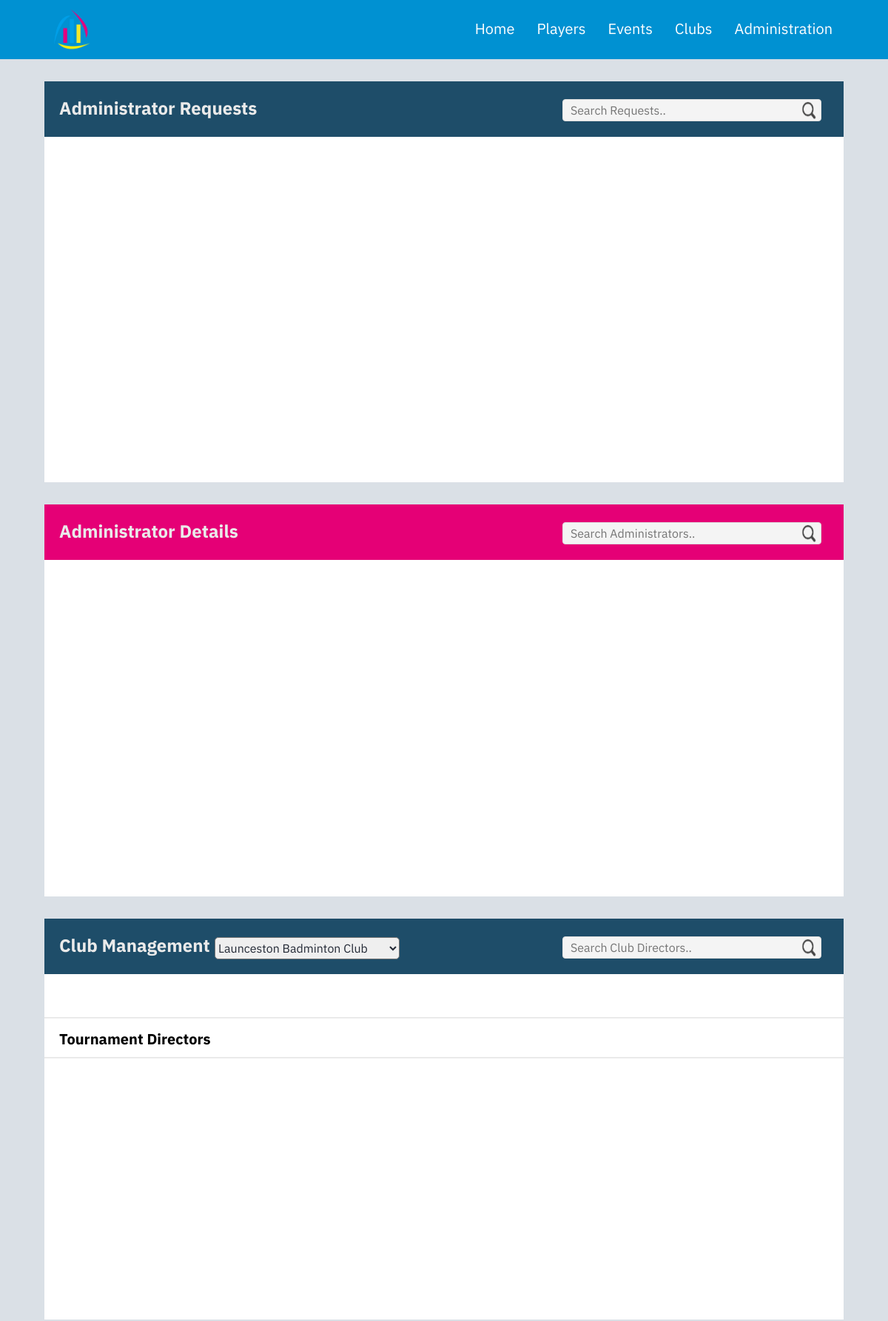
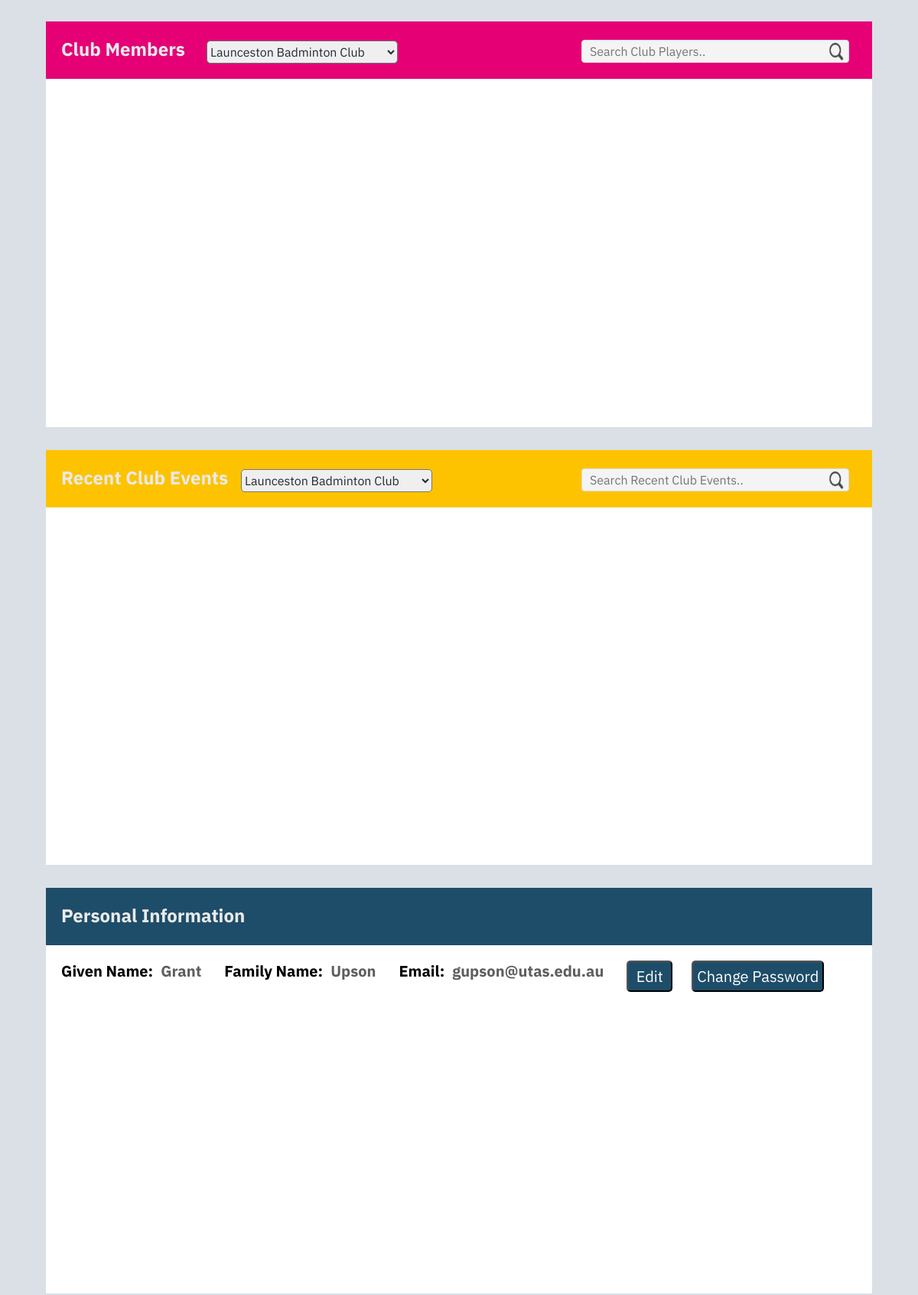
Screenshot of /account.php (signed in, upper part) with the database file from the repository (2 pictures, top to bottom).
### tables this page shows
CREATE TABLE IF NOT EXISTS `account` (
  `account_id` INT NOT NULL UNIQUE AUTO_INCREMENT,
  `given_name` VARCHAR(45) NOT NULL,
  `family_name` VARCHAR(45) NOT NULL,
  `organisation` VARCHAR(90) NOT NULL,
  `email` VARCHAR(75) NOT NULL UNIQUE,
  `password` VARCHAR(255) NOT NULL,
  `token` VARCHAR(45),
  `token_expiration_date` DATETIME DEFAULT CURRENT_TIMESTAMP,
  `access_level` TINYINT NOT NULL DEFAULT '2' CHECK (access_level IN ('0', '1', '2')),
  `date_created` DATETIME NOT NULL DEFAULT CURRENT_TIMESTAMP,
  `active` VARCHAR(1) NOT NULL DEFAULT 'N',
  PRIMARY KEY (`account_id`)
);

### classes/database.php (called while the page is built, shortened)
<?php
class Database
{
	private $connection;
	public function __construct()
	{
		$configuration = parse_ini_file("./configurations/config.ini");
		try
		{
			$dsn = "mysql:host=".$configuration["hostname"].";dbname=".$configuration["databaseName"].";charset=".$configuration["charset"];
			$this->connection = new PDO($dsn, $configuration["username"], $configuration["password"]);
			$this->connection->setAttribute(PDO::ATTR_ERRMODE, PDO::ERRMODE_EXCEPTION);
		}
		catch(PDOException $exception)
		{
			echo "Database connection failed. Contact the server administrator";
		}
	}
	public function query($query, $parameters = NULL)
	{
		try
		{
			$result = $this->connection->prepare($query);
			$result->execute($parameters);
		}
		catch(PDOException $exception)
		{
		}
		return $result;
	}
}
?>

### includes/initialize.php (called while the page is built, shortened)
<?php
    require("./classes/database.php");
    require("./classes/account.php");
    require("./classes/content-manager.php");
    $database = new Database();
    $account = new Account($database);
    $contentManager = new ContentManager($database);
?>

### classes/account.php (called while the page is built, shortened)
<?php
class Account
{
	private $database;
	private $accountId;
	public function __construct($database)
	{
		$this->database = $database;
		if(isset($_SESSION["accountId"]))
		{
			$this->accountId = $_SESSION["accountId"];
		}
	}
	public function getAccessLevel()
	{
		$query = "SELECT access_level FROM account WHERE account_id = ?";
		$result = $this->database->query($query, [$this->accountId])->fetch();
		return $result["access_level"];
	}
	public function getAccountDetails()
	{
		$query = "SELECT account.account_id, account.given_name, account.family_name, account.email FROM account where account.account_id = ?";
		$result = $this->database->query($query, [$this->accountId])->fetch();
		return $result;
	}
}
?>

### classes/content-manager.php (called while the page is built, shortened)
<?php
class ContentManager
{
	private $database;
	public function __construct($database)
	{
		$this->database = $database;
	}
	public function getAllClubs()
	{
		$query = "SELECT club.club_id, club.name FROM club";
		$result = $this->database->query($query, null);
		return $result;
	}
}
?>

### account.php (the view, shortened to what this page needs)
<?php
    include("./includes/header.php");
    include("./includes/navigation.php");
?>
<article id="account-page-article">
<?php
	if($account->getAccessLevel() < 2)
	{
		echo ' <div id="account-container-requests">
			       <div id="account-requests-section">
				       <div id="requests-header" class="account-page-header">
						   <h2>Administrator Requests</h2>
						   <div class="account-searchbar-container">
							   <input type="text" name="account-requests-searchbar" class="account-input-fields" id="requests-searchbar" placeholder="Search Requests.."/>
							   <input type="image" src="./resources/images/search-icon.png" class="account-search-buttons" id="account-search-requests-button"/>
						   </div>
					   </div>
					   <div id="account-requests-information"> </div>
					   <div id="account-confirm-requests-submission"> </div>
				   </div>
			   </div>
			   <div id="account-container-administration">
				   <div id="account-administration-section">
					   <div id="administration-header" class="account-page-header">
						   <h2>Administrator Details</h2>
						   <div class="account-searchbar-container">
							   <input type="text" name="account-administration-searchbar" class="account-input-fields" id="administration-searchbar" placeholder="Search Administrators.."/>
							   <input type="image" src="./resources/images/search-icon.png" class="account-search-buttons" id="account-search-administrators-button"/>
						   </div>
					   </div>
					   <div id="account-administrator-information"> </div>
					   <div id="account-remove-administrators-submission"> </div>
				   </div>
			   </div>';
	}
?>
<div id="account-container-clubs">
	<div id="account-club-section">
		<div id="clubs-header" class="account-page-header">
			<h2>Club Management</h2>
			<?php
				$tableOutput = "";
				if($account->getAccessLevel() < 2)
				{
					$tableOutput .= "<select name='Club' id='admin-change-club'>";
					$clubs = $contentManager->getAllClubs();
					while ($club = $clubs->fetch())
					{
						$tableOutput .= "<option value=\"".$club["club_id"]."\">".$club["name"]."</option>";
					}
					$tableOutput .= "</select>";
					echo $tableOutput;
				}
			?>
			<div class="account-searchbar-container">
				<input type="text" name="directors-searchbar" class="account-input-fields" id="directors-searchbar" placeholder="Search Club Directors.."/>
				<input type="image" src="./resources/images/search-icon.png" class="account-search-buttons" id="account-search-directors-button"/>
			</div>
		</div>
		<div id="account-club-information">
			<div id="account-club-details">
			</div>
			<div id="account-club-directors-header">
				<p>Tournament Directors</p>
			</div>
		</div>
	</div>
</div>
<div id="account-container-players">
	<div id="account-players-section">
		<div id="players-header" class="account-page-header">
			<h2>Club Members</h2>
			<?php
				$tableOutput = "";
				if($account->getAccessLevel() < 2)
				{
					$tableOutput .= "<select name='Club' id='admin-change-club-members'>";
					$clubs = $contentManager->getAllClubs();
					while ($club = $clubs->fetch())
					{
						$tableOutput .= "<option value=\"".$club["club_id"]."\">".$club["name"]."</option>";
					}
					$tableOutput .= "</select>";
					echo $tableOutput;
				}
			?>
			<div class="account-searchbar-container">
				<input type="text" name="club-players-searchbar" class="account-input-fields" id="club-players-searchbar" placeholder="Search Club Players.."/>
				<input type="image" src="./resources/images/search-icon.png" class="account-search-buttons" id="account-search-players-button"/>
			</div>
		</div>
		<div id="account-players-information">
		</div>
	</div>
</div>
<div id="account-container-events">
	<div id="account-event-section">
		<div id="event-header" class="account-page-header">
			<h2>Recent Club Events</h2>
			<?php
				$tableOutput = "";
				if($account->getAccessLevel() < 2)
				{
					$tableOutput .= "<select name='Club' id='admin-change-club-events'>";
					$clubs = $contentManager->getAllClubs();
					while ($club = $clubs->fetch())
					{
						$tableOutput .= "<option value=\"".$club["club_id"]."\">".$club["name"]."</option>";
					}
					$tableOutput .= "</select>";
					echo $tableOutput;
				}
			?>
			<div class="account-searchbar-container">
				<input type="text" name="recent-events-searchbar" class="account-input-fields" id="event-searchbar" placeholder="Search Recent Club Events.."/>
				<input type="image" src="./resources/images/search-icon.png" class="account-search-buttons" id="account-search-event-button"/>
			</div>
		</div>
		<div id="account-event-information">
		</div>
	</div>
</div>
<div id="account-container-personal">
	<div id="account-personal-section">
		<div id="personal-header" class="account-page-header">
			<h2>Personal Information</h2>
		</div>
		<div id="account-personal-information">
			<?php
				$personalInformation = $account->getAccountDetails();
				echo '
				<p id="account-hidden-id">' . $personalInformation["account_id"] . '</p>
				<div id="account-given-name" class="account-field">
					<p class="account-detail-headers">Given Name: </p>
					<p id="account-given-name-value">' . $personalInformation["given_name"] . '</p>
				</div>
				<div id="account-family-name" class="account-field">
					<p class="account-detail-headers">Family Name: </p>
					<p id="account-family-name-value">' . $personalInformation["family_name"] . '</p>
				</div>
				<div id="account-email" class="account-field">
					<p class="account-detail-headers">Email: </p>
					<p id="account-email-value">' . $personalInformation["email"] . '</p>
				</div>
				<button type="button" id="edit-account-details-button">Edit</button>';
			?>
			<form action='./account.php' method='post'>
				<button type="submit" id="edit-account-details-button-change-password" name="change-password">Change Password</button>
			</form>
		</div>
	</div>
</div>
</article>
<?php
    include("./includes/footer.php");
?>

### rows the page displays
account: given_name "Grant", family_name "Upson", email "gupson@utas.edu.au"

### other values shown
form field Club "Launceston Badminton Club"
